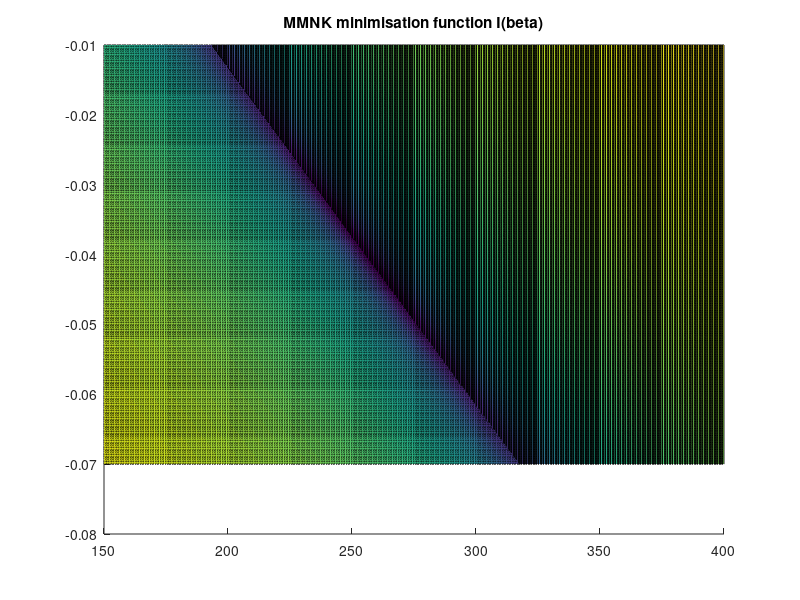

Source code (MATLAB): (Note: this script raises an error after producing the figure.)
function prac11()

  clc;
  clear all;
  close all;
  
  n = 15;
  bi = [265; -0.045];
  bapr = [255; -0.055];
  
  R = diag(rand(n,1));
  Q = diag(rand(length(bi),1));
  
  [x,y] = gendata(bi, n, 10);
  
  mmnk(x,y,bi,bapr,n,R,Q);
  ols_with_lims(x,y,bi,bapr,n,R,Q);

end

% PART 1 - MMNK
function bmmnk = mmnk(x,y,bi,bapr,n,R,Q)

  X = build_plan_matrix(x,length(bi)-1);
  
  K = inv(Q + X'*R*X)*X'*R;
  bmmnk = bapr + K*(y - X*bapr);
  disp('MMNK:');
  disp(bmmnk);
  
  [b0,b1,S] = mmnk_quality_data(X,y,R,Q,bapr);
  Smin = mmnk_quality(bmmnk,X,y,R,Q,bapr);
  
  figure;
  hold on;
  title('MMNK minimisation function I(beta)')
  su = surf(b0,b1,log(S));
  su.EdgeColor = 'none';
  scatter3(bmmnk(1),bmmnk(2),log(Smin),'ro','MarkerFaceColor','r');
  legend('I(beta)', 'I(mmnk)');
  
  figure;
  hold on;
  title('MMNK minimisation function I(beta)')
  contour(b0,b1,log(S));
  scatter3(bmmnk(1),bmmnk(2),log(Smin),'ro','MarkerFaceColor','r');
  legend('I(beta)', 'I(mmnk)');
  
end

% PART 2 - MNK(OLS) with limitations
function bqlim = ols_with_lims(x,y,bi,bapr,n,R,Q)

  X = build_plan_matrix(x,length(bi)-1);
  
  H = (X'*R*X + Q)*2;
  f = -2*(y'*R*X + bapr'*Q);
  
  bmin = [-inf; -0.03];
  bmax = [240; +inf];
  
  bquad = quadprog(H,f);
  bqlim = quadprog(H, f, [], [], [], [], bmin, bmax);
  disp('QUADPROG:');
  disp(bquad);
  disp('QUADPROG W/LIMITS:');
  disp(bqlim);
  
  [b0,b1,S] = mmnk_quality_data(X,y,R,Q,bapr);
  Squad = mmnk_quality(bquad,X,y,R,Q,bapr);
  Sqlim = mmnk_quality(bqlim,X,y,R,Q,bapr);
  
  figure;
  hold on;
  title('Quadprog evaluation results')
  contour(b0,b1,log(S));
  plot(bquad(1),bquad(2),'ro','MarkerFaceColor','r');
  plot(bqlim(1),bqlim(2),'bo','MarkerFaceColor','b');
  plot([150 400],[bmin(2) bmin(2)]);
  plot([bmax(1) bmax(1)],[-0.07 -0.01]);
  legend('I(beta)',...
         'Quadprog beta',...
         'Quadprog w/limits',...
         'Limit 1',...
         'Limit 2');
  
end

% generates experimantal data with noise
function [x,y] = gendata(bi, n, D)

  x = 2000:10:(2000 + 10*n - 1);
  bm = fliplr(bi');
  
  y = polyval(bm, x);
  y = y + randn(1,length(x)).*sqrt(D);
  
  x = x';
  y = y';
  
end

% calculates mmnk quality with given beta
function I = mmnk_quality(b,X,Y,R,Q,bapr)
  I = (Y - X*b)'*R*(Y - X*b) + (b - bapr)'*Q*(b - bapr);
end

% calculates mmnk quality with generated
% array of beta values (for surfaces)
function [b0,b1,S] = mmnk_quality_data(X,Y,R,Q,bapr)

  % defining meshgrid around "true" values
  b0_values = 150:1:400;
  b1_values = -0.07:0.0001:-0.01;
  [b0, b1] = meshgrid(b0_values, b1_values);
  
  % calculating minimisation function
  for i = 1:size(b0,1)
    for j = 1:size(b0,2)
      b_current = [b0(i,j); b1(i,j)];
      S(i,j) = mmnk_quality(b_current,X,Y,R,Q,bapr);
    end
  end
  
end

% builds plan matrix
function X = build_plan_matrix(x, k)
  for i = 0:k
    X(:,i+1) = x.^i;
  end
end